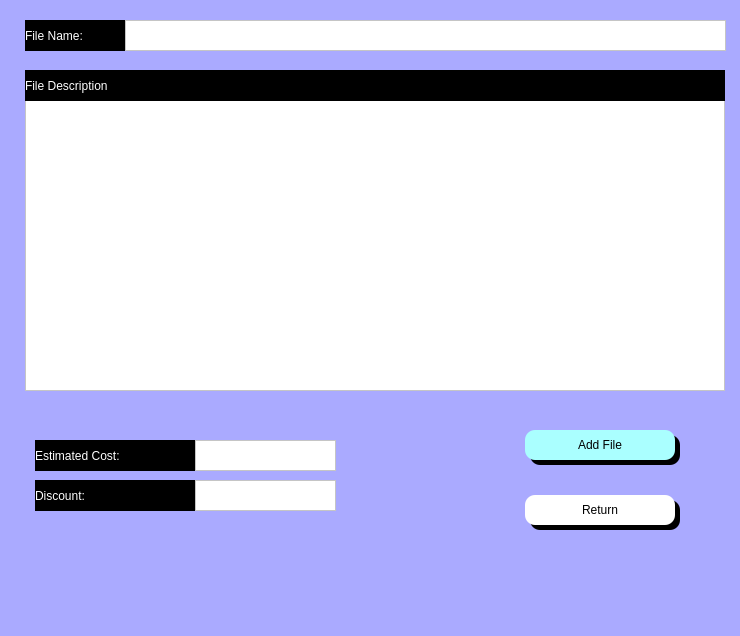
<?xml version="1.0" encoding="UTF-8"?>
<ui version="4.0">
 <class>Dialog</class>
 <widget class="QDialog" name="Dialog">
  <property name="geometry">
   <rect>
    <x>0</x>
    <y>0</y>
    <width>740</width>
    <height>636</height>
   </rect>
  </property>
  <property name="windowTitle">
   <string>Dialog</string>
  </property>
  <property name="styleSheet">
   <string notr="true">background-color: rgb(0, 170, 255);
background-color: rgb(170, 170, 255);</string>
  </property>
  <widget class="QLabel" name="fname_srch">
   <property name="geometry">
    <rect>
     <x>25</x>
     <y>20</y>
     <width>101</width>
     <height>31</height>
    </rect>
   </property>
   <property name="styleSheet">
    <string notr="true">
color: rgb(255, 255, 255);
background-color: rgb(0, 0, 0);

font:  14pt &quot;Segoe UI &quot;;</string>
   </property>
   <property name="text">
    <string>File Name:</string>
   </property>
  </widget>
  <widget class="QTextEdit" name="fname_srch_edit">
   <property name="geometry">
    <rect>
     <x>125</x>
     <y>20</y>
     <width>601</width>
     <height>31</height>
    </rect>
   </property>
   <property name="styleSheet">
    <string notr="true">QTextEdit:focus{
background-color: rgb(255, 255, 255);
}
QTextEdit{
background-color: rgb(255, 255, 255);
	font: 12pt &quot;Segoe UI&quot;;
}
</string>
   </property>
  </widget>
  <widget class="QTextEdit" name="add_complain_edit">
   <property name="geometry">
    <rect>
     <x>25</x>
     <y>100</y>
     <width>700</width>
     <height>291</height>
    </rect>
   </property>
   <property name="styleSheet">
    <string notr="true">QTextEdit:focus{
background-color: rgb(255, 255, 255);
}
QTextEdit{
background-color: rgb(255, 255, 255);
	font: 12pt &quot;Segoe UI&quot;;
}
</string>
   </property>
  </widget>
  <widget class="QLabel" name="add_complain">
   <property name="geometry">
    <rect>
     <x>25</x>
     <y>70</y>
     <width>700</width>
     <height>31</height>
    </rect>
   </property>
   <property name="styleSheet">
    <string notr="true">
color: rgb(255, 255, 255);
background-color: rgb(0, 0, 0);

font:  14pt &quot;Segoe UI &quot;;</string>
   </property>
   <property name="text">
    <string>File Description</string>
   </property>
  </widget>
  <widget class="QLabel" name="est_cost">
   <property name="geometry">
    <rect>
     <x>35</x>
     <y>440</y>
     <width>161</width>
     <height>31</height>
    </rect>
   </property>
   <property name="styleSheet">
    <string notr="true">
color: rgb(255, 255, 255);
background-color: rgb(0, 0, 0);

font:  14pt &quot;Segoe UI &quot;;</string>
   </property>
   <property name="text">
    <string>Estimated Cost:</string>
   </property>
  </widget>
  <widget class="QTextEdit" name="fname_srch_edit_2">
   <property name="geometry">
    <rect>
     <x>195</x>
     <y>440</y>
     <width>141</width>
     <height>31</height>
    </rect>
   </property>
   <property name="styleSheet">
    <string notr="true">QTextEdit:focus{
background-color: rgb(255, 255, 255);
}
QTextEdit{
background-color: rgb(255, 255, 255);
	font: 12pt &quot;Segoe UI&quot;;
}
</string>
   </property>
  </widget>
  <widget class="QLabel" name="est_cost_2">
   <property name="geometry">
    <rect>
     <x>35</x>
     <y>480</y>
     <width>161</width>
     <height>31</height>
    </rect>
   </property>
   <property name="styleSheet">
    <string notr="true">
color: rgb(255, 255, 255);
background-color: rgb(0, 0, 0);

font:  14pt &quot;Segoe UI &quot;;</string>
   </property>
   <property name="text">
    <string>Discount:</string>
   </property>
  </widget>
  <widget class="QTextEdit" name="fname_srch_edit_3">
   <property name="geometry">
    <rect>
     <x>195</x>
     <y>480</y>
     <width>141</width>
     <height>31</height>
    </rect>
   </property>
   <property name="styleSheet">
    <string notr="true">QTextEdit:focus{
background-color: rgb(255, 255, 255);
}
QTextEdit{
background-color: rgb(255, 255, 255);
	font: 12pt &quot;Segoe UI&quot;;
}
</string>
   </property>
  </widget>
  <widget class="QPushButton" name="add_file_btn">
   <property name="geometry">
    <rect>
     <x>525</x>
     <y>430</y>
     <width>150</width>
     <height>30</height>
    </rect>
   </property>
   <property name="styleSheet">
    <string notr="true">QPushButton{


font:  14pt &quot;Segoe UI &quot;;
background-color: rgb(255, 255, 255);
border-top-left-radius:10px;
border-bottom-left-radius:10px;
border-top-right-radius:10px;
border-bottom-right-radius:10px;
background-color: rgb(170, 255, 255);
}
QPushButton:hover{
	background-color: rgb(161, 161, 161);
	color: rgb(255, 255, 255);
}</string>
   </property>
   <property name="text">
    <string>Add File</string>
   </property>
  </widget>
  <widget class="QLabel" name="label_3">
   <property name="geometry">
    <rect>
     <x>530</x>
     <y>435</y>
     <width>150</width>
     <height>30</height>
    </rect>
   </property>
   <property name="styleSheet">
    <string notr="true">background-color: rgb(0, 0, 0);
font: 12pt &quot;MS Shell Dlg 2&quot;;
border-top-left-radius:10px;
border-bottom-left-radius:10px;
border-top-right-radius:10px;
border-bottom-right-radius:10px;
color: rgb(255, 255, 255);
</string>
   </property>
   <property name="text">
    <string/>
   </property>
  </widget>
  <widget class="QLabel" name="label_6">
   <property name="geometry">
    <rect>
     <x>530</x>
     <y>500</y>
     <width>150</width>
     <height>30</height>
    </rect>
   </property>
   <property name="styleSheet">
    <string notr="true">background-color: rgb(0, 0, 0);
font: 12pt &quot;MS Shell Dlg 2&quot;;
border-top-left-radius:10px;
border-bottom-left-radius:10px;
border-top-right-radius:10px;
border-bottom-right-radius:10px;
color: rgb(255, 255, 255);
</string>
   </property>
   <property name="text">
    <string/>
   </property>
  </widget>
  <widget class="QPushButton" name="return_btn">
   <property name="geometry">
    <rect>
     <x>525</x>
     <y>495</y>
     <width>150</width>
     <height>30</height>
    </rect>
   </property>
   <property name="styleSheet">
    <string notr="true">QPushButton{


font:  14pt &quot;Segoe UI &quot;;
background-color: rgb(255, 255, 255);
border-top-left-radius:10px;
border-bottom-left-radius:10px;
border-top-right-radius:10px;
border-bottom-right-radius:10px;}
QPushButton:hover{
	background-color: rgb(161, 161, 161);
	color: rgb(255, 255, 255);
}</string>
   </property>
   <property name="text">
    <string>Return</string>
   </property>
  </widget>
  <zorder>fname_srch</zorder>
  <zorder>fname_srch_edit</zorder>
  <zorder>add_complain_edit</zorder>
  <zorder>add_complain</zorder>
  <zorder>est_cost</zorder>
  <zorder>fname_srch_edit_2</zorder>
  <zorder>est_cost_2</zorder>
  <zorder>fname_srch_edit_3</zorder>
  <zorder>label_3</zorder>
  <zorder>add_file_btn</zorder>
  <zorder>label_6</zorder>
  <zorder>return_btn</zorder>
 </widget>
 <resources/>
 <connections/>
</ui>
